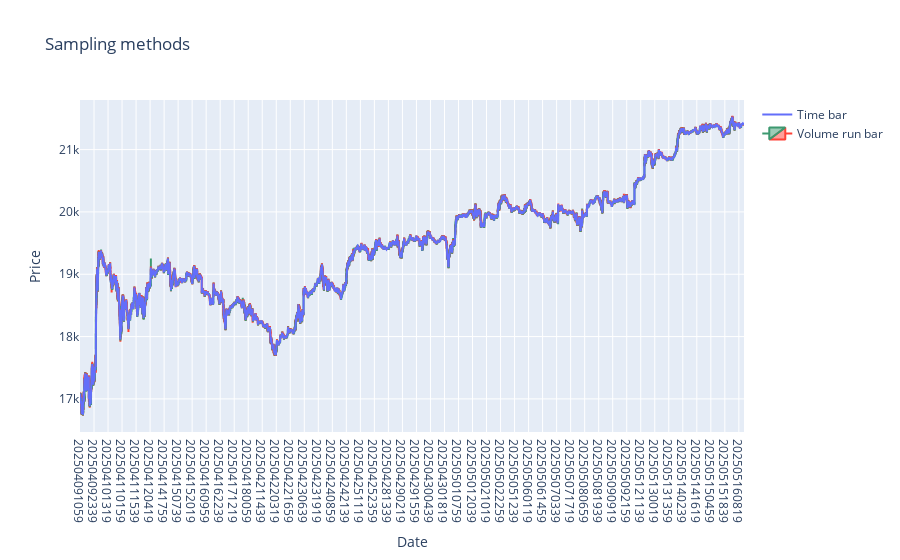

The notebook cell saved with this chart:
### Code cell
def find_imb_threshold(imbalances, target_bars):
    def compute_bar_count(x):
        acc = 0
        bar_count = 0
        for imb in imbalances:
            acc += imb
            if abs(acc) >= x:
                bar_count += 1
                acc = 0
        return bar_count

    # Define search bounds
    abs_imbs = [abs(imb) for imb in imbalances]
    assert any(abs_imbs), "At least one imbalance must be non-zero"
    x_min = min(imb for imb in abs_imbs if imb > 0)  # Smallest non-zero absolute imbalance
    x_max = sum(abs_imbs)  # Total absolute imbalance

    # Binary search with early stopping and max iterations
    while True:
        x_mid = (x_min + x_max) * 0.5
        bars = compute_bar_count(x_mid)
        if (abs(bars - target_bars) <= 5) or (x_max - x_min < 1):
            return (x_min + x_max) * 0.5  # Return mean of last two x values
        if bars > target_bars:
            x_min = x_mid  # Too many bars, increase threshold
        else:
            x_max = x_mid  # Too few or equal bars, decrease threshold

def find_run_threshold(runs, target_bars):
    """
    Determines the dynamic threshold x such that splitting the daily runs volumes
    into bars based on cumulative sum >= x yields approximately target_bars.
    """
    def compute_bar_count(x):
        acc = 0.0
        bar_count = 0
        for run in runs:
            acc += run
            if acc >= x:
                bar_count += 1
                acc = 0.0
        return bar_count

    # Ensure positive run values
    assert any(runs), "At least one run value must be non-zero"
    x_min = min(r for r in runs if r > 0)
    x_max = sum(runs)

    # Binary search to find threshold
    for _ in range(50):  # max iterations
        x_mid = 0.5 * (x_min + x_max)
        bars = compute_bar_count(x_mid)
        # Accept if within tolerance of +/-5 bars or convergence
        if abs(bars - target_bars) <= 5 or (x_max - x_min) < 1e-6:
            return x_mid
        if bars > target_bars:
            x_min = x_mid
        else:
            x_max = x_mid
    return 0.5 * (x_min + x_max)

def proc_volume_imbalance_bar(df):
    """
    Measures the relative directional volume imbalance
    """
    df['date'] = df['time'].apply(lambda x: int(str(x)[:8]))
    df['label'] = np.sign(df['close'].pct_change()).replace(0, np.nan).ffill().fillna(0).astype(int)
    df['imb'] = df['label'] * df['volume']

    # Initialize variables
    t = 1                                 # original sampling period (min)
    p = 6.5                               # expected equivalent period (min)
    expected_daily_bars = int(60/t*24/p)  # Expected number of bars per day (p min bar)
    N = 7*2                               # Number of days to use for EMA calculation
    alpha = 2 / (N + 1)                   # EMA smoothing factor
    ema_thresh = None                     # Start with no threshold
    bars = []
    daily_imbs = []                       # Track daily imbalances
    daily_count = 0                       # Count bars per day

    # Accumulators for bar formation
    cumm_imb, cumm_vol, cumm_dollar = 0, 0, 0
    price_buffer = []
    prev_date = df['date'].iloc[0]

    for i, (time, date, open, high, low, close, imb, volume) in enumerate(zip(df['time'], df['date'], df['open'], df['high'], df['low'], df['close'], df['imb'], df['volume'])):
        # New day: update threshold based on previous day's data
        if date != prev_date:
            if len(daily_imbs) > 60*2 and daily_count > 0:
                # Estimate threshold: total imbalance / target bars
                daily_thresh = find_imb_threshold(daily_imbs, expected_daily_bars)
                ema_thresh = daily_thresh if ema_thresh is None else (alpha * daily_thresh + (1 - alpha) * ema_thresh)
            daily_imbs = []
            daily_count = 0
            prev_date = date

        # Calculate imbalance
        daily_imbs.append(imb)

        # Accumulate for bar formation
        cumm_imb += imb
        cumm_vol += volume
        cumm_dollar += close * volume
        price_buffer.extend([open, high, low, close])

        # Use current EMA threshold (default to 0 for first day)
        thresh = ema_thresh if ema_thresh is not None else 0

        # Form a bar if threshold exceeded
        if abs(cumm_imb) >= thresh:
            open = price_buffer[0]
            high = np.max(price_buffer)
            low = np.min(price_buffer)
            close_price = price_buffer[-1]
            vwap = cumm_dollar / cumm_vol if cumm_vol > 0 else close_price
            bars.append((time, date, open, high, low, close_price, vwap, thresh))
            daily_count += 1

            # Reset accumulators
            cumm_imb, cumm_vol, cumm_dollar = 0, 0, 0
            price_buffer = []

    # Return bars as DataFrame
    return pd.DataFrame(bars, columns=['time', 'date', 'open', 'high', 'low', 'close', 'vwap', 'thresh'])


def proc_volume_run_bar(df):
    """
    Measures the absolute directional volume
    """
    df['date'] = df['time'].apply(lambda x: int(str(x)[:8]))
    df['label'] = np.sign(df['close'].pct_change()).replace(0, np.nan).ffill().fillna(0).astype(int)
    df['buy_vol'] = df['volume'].where(df['label'] == 1, 0)
    df['sell_vol'] = df['volume'].where(df['label'] == -1, 0)

    # Parameters for dynamic threshold
    t = 1                                 # original sampling period (min)
    p = 3.5                               # target bar length (min)
    expected_daily_bars = int(60/t * 24 / p)
    N = 7 * 2                             # lookback days for EMA
    alpha = 2 / (N + 1)                   # EMA smoothing factor
    ema_thresh = None                     # EMA of daily run volumes

    # Containers
    bars = []
    daily_runs = []                       # store completed run volumes per day
    daily_count = 0
    prev_date = df['date'].iloc[0]

    # Accumulators for bar formation
    cumm_buy, cumm_sell = 0.0, 0.0
    cumm_vol, cumm_dollar = 0.0, 0.0
    price_buffer = []

    for time, date, o, h, l, c, label, buy_v, sell_v, vol in zip(df['time'], df['date'], df['open'], df['high'], df['low'], df['close'], df['label'], df['buy_vol'], df['sell_vol'], df['volume']):
        # New day: update EMA threshold from previous day's runs
        if date != prev_date:
            if len(daily_runs) >= expected_daily_bars and daily_count > 0:
                # compute daily threshold: split daily runs into expected bars
                daily_thresh = find_run_threshold(daily_runs, expected_daily_bars)
                ema_thresh = (daily_thresh if ema_thresh is None else alpha * daily_thresh + (1 - alpha) * ema_thresh)
            daily_runs = []
            daily_count = 0
            prev_date = date

        # Accumulate side volumes
        cumm_buy += buy_v
        cumm_sell += sell_v
        cumm_vol += vol
        cumm_dollar += c * vol
        price_buffer.extend([o, h, l, c])

        # Compute run metric: dominant side volume
        theta = max(cumm_buy, cumm_sell)
        # Current threshold (0 for first day)
        thresh = ema_thresh if ema_thresh is not None else 0

        # Trigger bar formation
        if theta >= thresh:
            open_price = price_buffer[0]
            high_price = np.max(price_buffer)
            low_price = np.min(price_buffer)
            close_price = price_buffer[-1]
            vwap = cumm_dollar / cumm_vol if cumm_vol > 0 else close_price

            bars.append((time, date, open_price, high_price,
                         low_price, close_price, vwap, thresh))
            # Record this bar's run volume
            daily_runs.append(theta)
            daily_count += 1

            # Reset accumulators
            cumm_buy, cumm_sell = 0.0, 0.0
            cumm_vol, cumm_dollar = 0.0, 0.0
            price_buffer = []

    return pd.DataFrame(bars, columns=['time', 'date', 'open', 'high', 'low', 'close', 'vwap', 'thresh'])

if __name__ == '__main__':
    import numpy as np
    import pandas as pd
    import plotly.graph_objects as go
    from statsmodels.graphics.tsaplots import plot_acf
    from statsmodels.graphics.tsaplots import plot_pacf
    import seaborn as sns
    import scipy.stats as stats

    # Import Data
    df = data
    df = data[-(60*24*25*1):]
    df.index.name = 'time'
    df = df.reset_index()

    # Generate imbalance bars
    # vimb_bar = proc_volume_imbalance_bar(df)
    # vimb_bar.to_parquet(os.path.join(os.getcwd(), "volume_imbalance_bar.parquet"))
    # print(bar_vimb.shape)

    # Generate run bars
    vrun_bar = proc_volume_run_bar(df)
    # vrun_bar.to_parquet(os.path.join(os.getcwd(), "volume_run_bar.parquet"))
    # print(vrun_bar.shape)

    

    # Plot bars
    fig = go.Figure()
    fig.add_trace(go.Scatter(x=df['time'], y=df['close'], mode='lines', name='Time bar'))
    # fig.add_trace(go.Candlestick(x=vimb_bar['time'], open=vimb_bar['open'], high=vimb_bar['high'], low=vimb_bar['low'], close=vimb_bar['close'], name='Volume imbalance bar'))
    fig.add_trace(go.Candlestick(x=vrun_bar['time'], open=vrun_bar['open'], high=vrun_bar['high'], low=vrun_bar['low'], close=vrun_bar['close'], name='Volume run bar'))
    fig.update_layout(
        title='Sampling methods',
        xaxis_title='Date',
        yaxis_title='Price',
        xaxis_rangeslider_visible=False,
        xaxis=dict(type='category')  # This thickens the candle visually
    )
    fig.show()

### Figure 1 — Plotly figure (JSON) as saved in the notebook; plotly's stock layout.template omitted (floating-point values rounded to 4 significant figures; data arrays with more than 128 entries replaced by an {"elided": "..."} marker saying what was removed)
{"data": [{"mode": "lines", "name": "Time bar", "type": "scatter", "x": {"elided": "36000 int values"}, "y": {"elided": "36000 float values"}}, {"close": {"elided": "10248 float values"}, "high": {"elided": "10248 float values"}, "low": {"elided": "10248 float values"}, "name": "Volume run bar", "open": {"elided": "10248 float values"}, "type": "candlestick", "x": {"elided": "10248 int values"}}], "layout": {"title": {"text": "Sampling methods"}, "xaxis": {"rangeslider": {"visible": false}, "title": {"text": "Date"}, "type": "category"}, "yaxis": {"title": {"text": "Price"}}}}
